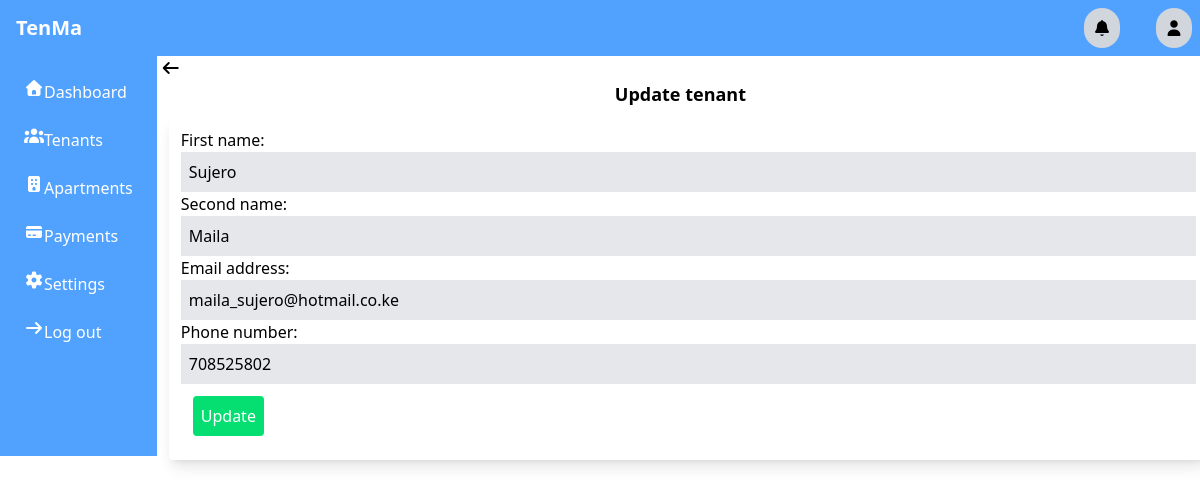
The page /tenants/update/4 on the database its author committed.
### tenant_pages/models.py (models this page shows)
class Tenant(models.Model):
  first_name=models.CharField(max_length=100)
  second_name=models.CharField(max_length=100)
  email=models.EmailField()
  phone_number=models.IntegerField()
  created_at=models.DateField(auto_now_add=True)
  updated_at=models.DateField(auto_now=True)
  def __str__(self):
     return f'{{self.first_name}} {{self.second_name}}'

### tenant_pages/views.py (the view)
# urls.py: path("update/<int:tenant_id>",views.update_tenant,name="update_tenant"),
def update_tenant(request,tenant_id):
  tenant=get_object_or_404(Tenant,id=tenant_id)
  print(tenant)
  if request.method=="POST":
    form=TenantForm(request.POST,instance=tenant)
    if form.is_valid():
      form.save()
      messages.success(request,"<p class='bg-green-100 p-2>Tenant updated successfully</p>")
      return redirect("tenants")
    else:
      messages.error(request,"Fail to update tenant")
  else:
    form=TenantForm(instance=tenant)
  return render(request,"update_tenant.html",{"form": form})

### tenant_pages/forms.py
class TenantForm(forms.ModelForm):
  class Meta:
     model=Tenant
     fields=["first_name","second_name","email","phone_number"]
     labels={
       "first_name":"First name",
       "second_name":"Second name",
       "email":"Email address",
       "phone_number":"Phone number"
     }
     widgets={
      "first_name": forms.TextInput(attrs={"class":"outline-gray-400 bg-gray-200 p-2 focus:outline-gray-500 border-1 border-none block w-full"}),
       "second_name": forms.TextInput(attrs={"class":"outline-gray-400 bg-gray-200 p-2 focus:outline-gray-500 border-1 border-none block w-full"}),
       "email": forms.EmailInput(attrs={"class":"outline-gray-400 bg-gray-200 p-2 focus:outline-gray-500 border-1 border-none block w-full"}),
       "phone_number": forms.TelInput(attrs={"class":"outline-gray-400 bg-gray-200 p-2 focus:outline-gray-500 border-1 border-none block w-full","required":True})
    }

### tenant_pages/templates/update_tenant.html (shortened to what this page needs)
{% extends "super/base.html"%}
{% block content%}
 <div class="w-full">
   <button onclick="history.back()"><i class="fa-solid fa-arrow-left"></i></button>
     <h3 class="text-lg font-bold text-center">Update tenant</h3>
      <form method="post" class="shadow-lg rounded m-2 p-3 w-full">
        {{form.as_p}}
        <button type="submit" class="bg-green-400 rounded text-white active:bg-green-600 m-3 p-2 ">Update</button>
      </form>
</div>
{% endblock %}

### rows shown on the page
Tenant: first_name "Sujero", second_name "Maila", email "maila_sujero@hotmail.co.ke", phone_number "708525802"
